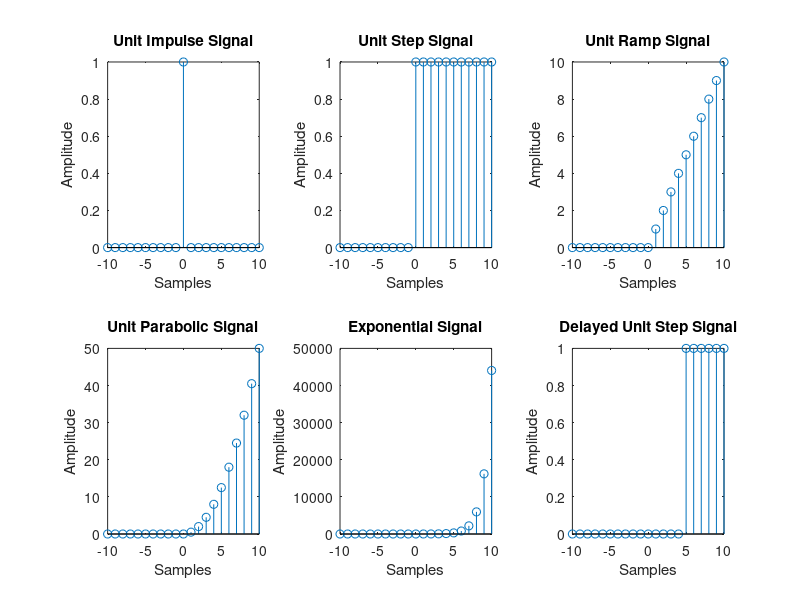

The MATLAB script that drew this image:
clc;
close all;
clear all;
n=-10:1:10;  %Staring,Increment,Ending values of Samples

%For 1st Signal
x1=1*(n==0);
subplot(2,3,1); 
stem(n,x1);  %For Discrete Time Signal
xlabel("Samples");
ylabel("Amplitude");
title("Unit Impulse Signal");

%For 2nd Signal
x2=1*(n>=0);
subplot(2,3,2);
stem(n,x2);  %For Discrete Time Signal
xlabel("Samples");
ylabel("Amplitude");
title("Unit Step Signal");

%For 3rd Signal
x3=n.*(n>=0);
subplot(2,3,3);
stem(n,x3);  %For Discrete Time Signal
xlabel("Samples");
ylabel("Amplitude");
title("Unit Ramp Signal");

%For 4th Signal
x4=(n.^2/2).*(n>=0);
subplot(2,3,4);
stem(n,x4);  %For Discrete Time Signal
xlabel("Samples");
ylabel("Amplitude");
title("Unit Parabolic Signal");

%For 5th Signal
x5=2*exp(n).*(n>=0);
subplot(2,3,5);
stem(n,x5);  %For Discrete Time Signal
xlabel("Samples");
ylabel("Amplitude");
title("Exponential Signal");

%For 6th Signal
x6=1*(n>=5);
subplot(2,3,6);
stem(n,x6);  %For Discrete Time Signal
xlabel("Samples");
ylabel("Amplitude");
title("Delayed Unit Step Signal");
